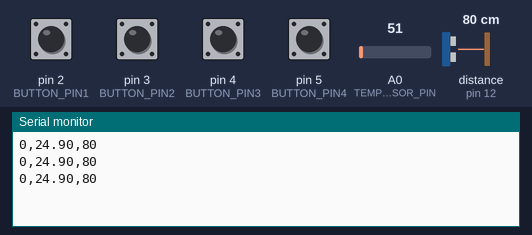
Simulated run of this sketch. Board: Arduino Uno, built with avr-gcc and run on an emulated ATmega328P. Parts: the last lines printed to the serial monitor. Wiring (inferred from the names in the program): ultrasonic range finder: trigger pin 11; echo pin 12. Inputs (shaded band) come from the test bench; at power-on: pin 2 (BUTTON_PIN1), pin 3 (BUTTON_PIN2), pin 4 (BUTTON_PIN3), pin 5 (BUTTON_PIN4) HIGH, distance to the obstacle (sensor on pin 12) 80 cm, A0 (TEMP_SENSOR_PIN) = 51. The echo pulse lasts 58.3 µs per cm.

Above: at 1.3 s.
1.4 s: distance to the obstacle (sensor on pin 12) set to 2 cm
At 1.9 s:
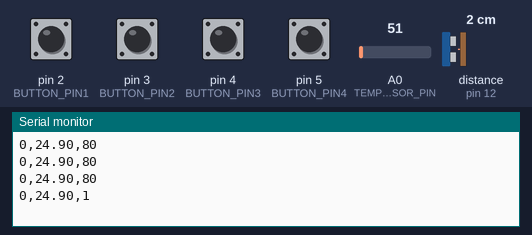
2.9 s: A0 (TEMP_SENSOR_PIN) set to 61
At 3.4 s:
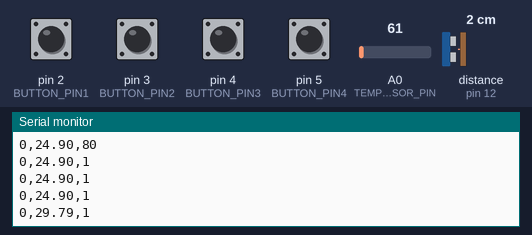
4.4 s: pin 2 (BUTTON_PIN1) pulled LOW for 0.6 s
At 4.8 s:
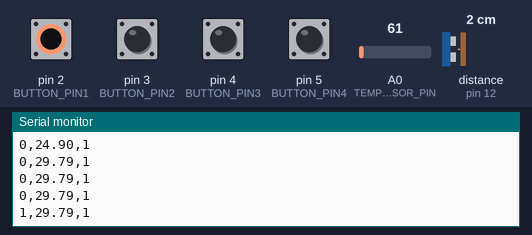
6.5 s: distance to the obstacle (sensor on pin 12) set to 4 cm
At 6.9 s:
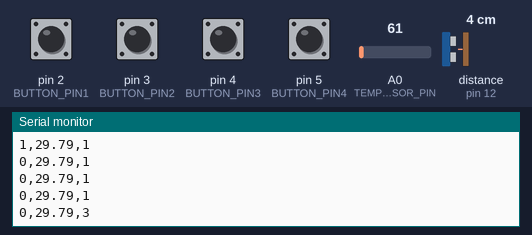
8.0 s: pin 3 (BUTTON_PIN2) pulled LOW for 0.6 s
At 8.4 s:
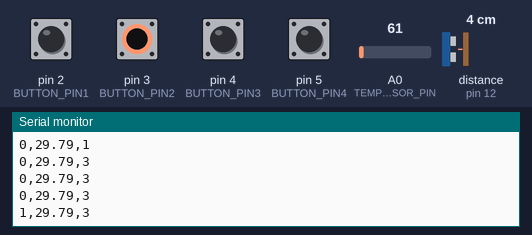
10.1 s: A0 (TEMP_SENSOR_PIN) set to 71
At 10.5 s:
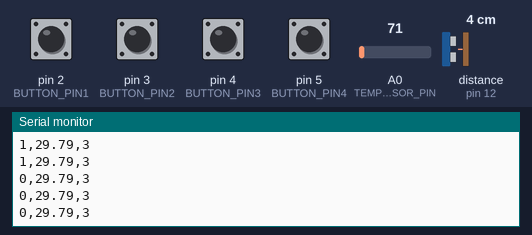
Timing chart, 0 to 12.6 s (numbered marks = the images above; inputs shaded):
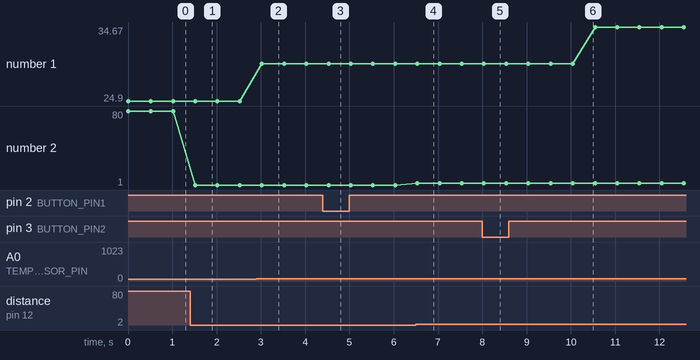

Measured:
- after the input at 1.4 s, the serial monitor: prints a new line after 0.12 s (image 1)
- after the input at 2.9 s, the serial monitor: prints a new line after 0.12 s (image 2)
- after the input at 4.4 s, the serial monitor: prints a new line after 0.13 s (image 3)
- after the input at 6.5 s, the serial monitor: prints a new line at once (image 4)
- after the input at 8.0 s, the serial monitor: prints a new line at once (image 5)
- plotted number 1: 24.9 → 29.79 after the input at 2.9 s, 29.79 → 34.67 after the input at 10.1 s
- plotted number 2: 80 → 1 after the input at 1.4 s, 1 → 3 after the input at 6.5 s

The sketch:

chair_module.ino
```cpp
#include <PinChangeInterrupt.h>

// 핀 설정
const int BUTTON_PIN1 = 2;
const int BUTTON_PIN2 = 3;
const int BUTTON_PIN3 = 4;
const int BUTTON_PIN4 = 5;
const int TEMP_SENSOR_PIN = A0;
const int TPIN = 11;
const int EPIN = 12;

volatile bool button1Pressed = false;
volatile bool button2Pressed = false;
volatile bool button3Pressed = false;
volatile bool button4Pressed = false;
volatile unsigned long echo_duration = 0;
volatile float temperature = 0.0;

// 버튼 인터럽트 핸들러
void buttonISR1() {
  button1Pressed = digitalRead(BUTTON_PIN1) == LOW;  // LOW일 때 눌림
}

void buttonISR2() {
  button2Pressed = digitalRead(BUTTON_PIN2) == LOW;  // LOW일 때 눌림
}

void buttonISR3() {
  button3Pressed = digitalRead(BUTTON_PIN3) == LOW;  // LOW일 때 눌림
}

void buttonISR4() {
  button4Pressed = digitalRead(BUTTON_PIN4) == LOW;  // LOW일 때 눌림
}

// 초음파 센서 핸들러
void echoISR() {
  static unsigned long echo_begin = 0;
  static unsigned long echo_end = 0;

  if (digitalRead(EPIN) == HIGH) {
    echo_begin = micros();  // Echo 신호가 HIGH로 변할 때 시간 기록
  } else {
    echo_end = micros();
    echo_duration = echo_end - echo_begin;  // Echo 신호의 지속 시간 계산
  }
}

// 온도 센서 핸들러
/*void tempISR() {
  int readValue = analogRead(TEMP_SENSOR_PIN);
  float voltage = readValue * 5.0 / 1024;  // 전압 계산 (5V 기준)
  temperature = voltage * 100;            // 온도 변환 (10mV/°C)
}*/

void setup() {
  Serial.begin(115200);  // 라즈베리파이와의 시리얼 통신

  // 버튼 핀을 INPUT_PULLUP 모드로 설정
  pinMode(BUTTON_PIN1, INPUT_PULLUP);
  pinMode(BUTTON_PIN2, INPUT_PULLUP);
  pinMode(BUTTON_PIN3, INPUT_PULLUP);
  pinMode(BUTTON_PIN4, INPUT_PULLUP);

  // 초음파 센서 핀 설정
  pinMode(TPIN, OUTPUT);
  pinMode(EPIN, INPUT);

  // 온도 센서 핀 설정
  pinMode(TEMP_SENSOR_PIN, INPUT);

  // 각 버튼에 인터럽트 설정
  attachPCINT(digitalPinToPCINT(BUTTON_PIN1), buttonISR1, CHANGE);
  attachPCINT(digitalPinToPCINT(BUTTON_PIN2), buttonISR2, CHANGE);
  attachPCINT(digitalPinToPCINT(BUTTON_PIN3), buttonISR3, CHANGE);
  attachPCINT(digitalPinToPCINT(BUTTON_PIN4), buttonISR4, CHANGE);

  // Echo 핀에 인터럽트 설정
  attachPCINT(digitalPinToPCINT(EPIN), echoISR, CHANGE);

  // 온도 센서에 인터럽트 설정
  //attachPCINT(digitalPinToPCINT(TEMP_SENSOR_PIN), tempISR, CHANGE);
}

void loop() {
  // 초음파 센서 트리거 신호 전송
  digitalWrite(TPIN, LOW);
  delayMicroseconds(2);
  digitalWrite(TPIN, HIGH);
  delayMicroseconds(10);
  digitalWrite(TPIN, LOW);

  // 초음파 센서 거리 계산
  long duration = pulseIn(EPIN, HIGH);
  long distance = duration / 58;  // 초음파 신호의 지속 시간을 거리로 변환 (cm)

  // 4개의 버튼 중 눌린 버튼 개수 확인
  int buttonCount = button1Pressed + button2Pressed + button3Pressed + button4Pressed;


  // 온도 센서 원시 값 읽기
  int readValue = analogRead(TEMP_SENSOR_PIN);
  float voltage = readValue * 5.0 / 1024;
  temperature = voltage * 100;

  // 시리얼로 데이터 출력
  Serial.print(buttonCount);
  Serial.print(",");
  Serial.print(temperature);
  Serial.print(",");
  Serial.println(distance);

  delay(500);
}
```
